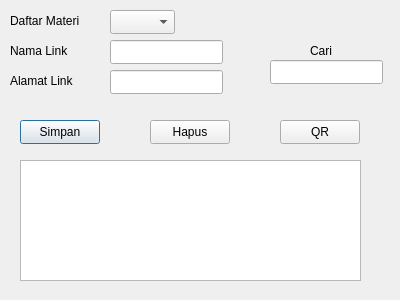
<?xml version="1.0" encoding="UTF-8"?>
<ui version="4.0">
 <class>dialog</class>
 <widget class="QDialog" name="dialog">
  <property name="geometry">
   <rect>
    <x>0</x>
    <y>0</y>
    <width>400</width>
    <height>300</height>
   </rect>
  </property>
  <property name="windowTitle">
   <string>FormLink</string>
  </property>
  <widget class="QComboBox" name="comboMateri">
   <property name="geometry">
    <rect>
     <x>110</x>
     <y>10</y>
     <width>65</width>
     <height>24</height>
    </rect>
   </property>
  </widget>
  <widget class="QLineEdit" name="inputLabel">
   <property name="geometry">
    <rect>
     <x>110</x>
     <y>40</y>
     <width>113</width>
     <height>24</height>
    </rect>
   </property>
  </widget>
  <widget class="QLineEdit" name="inputUrl">
   <property name="geometry">
    <rect>
     <x>110</x>
     <y>70</y>
     <width>113</width>
     <height>24</height>
    </rect>
   </property>
  </widget>
  <widget class="QLineEdit" name="inputCari">
   <property name="geometry">
    <rect>
     <x>270</x>
     <y>60</y>
     <width>113</width>
     <height>24</height>
    </rect>
   </property>
  </widget>
  <widget class="QPushButton" name="btnSimpan">
   <property name="geometry">
    <rect>
     <x>20</x>
     <y>120</y>
     <width>80</width>
     <height>24</height>
    </rect>
   </property>
   <property name="text">
    <string>Simpan</string>
   </property>
  </widget>
  <widget class="QPushButton" name="btnHapus">
   <property name="geometry">
    <rect>
     <x>150</x>
     <y>120</y>
     <width>80</width>
     <height>24</height>
    </rect>
   </property>
   <property name="text">
    <string>Hapus</string>
   </property>
  </widget>
  <widget class="QPushButton" name="btnQR">
   <property name="geometry">
    <rect>
     <x>280</x>
     <y>120</y>
     <width>80</width>
     <height>24</height>
    </rect>
   </property>
   <property name="text">
    <string>QR</string>
   </property>
  </widget>
  <widget class="QTableWidget" name="tableWidget">
   <property name="geometry">
    <rect>
     <x>20</x>
     <y>160</y>
     <width>341</width>
     <height>121</height>
    </rect>
   </property>
  </widget>
  <widget class="QLabel" name="label">
   <property name="geometry">
    <rect>
     <x>10</x>
     <y>10</y>
     <width>71</width>
     <height>21</height>
    </rect>
   </property>
   <property name="text">
    <string>Daftar Materi</string>
   </property>
  </widget>
  <widget class="QLabel" name="label_2">
   <property name="geometry">
    <rect>
     <x>10</x>
     <y>40</y>
     <width>71</width>
     <height>21</height>
    </rect>
   </property>
   <property name="text">
    <string>Nama Link</string>
   </property>
  </widget>
  <widget class="QLabel" name="label_3">
   <property name="geometry">
    <rect>
     <x>10</x>
     <y>70</y>
     <width>71</width>
     <height>21</height>
    </rect>
   </property>
   <property name="text">
    <string>Alamat Link</string>
   </property>
  </widget>
  <widget class="QLabel" name="label_4">
   <property name="geometry">
    <rect>
     <x>310</x>
     <y>40</y>
     <width>49</width>
     <height>21</height>
    </rect>
   </property>
   <property name="text">
    <string>Cari</string>
   </property>
  </widget>
 </widget>
 <resources/>
 <connections/>
</ui>
